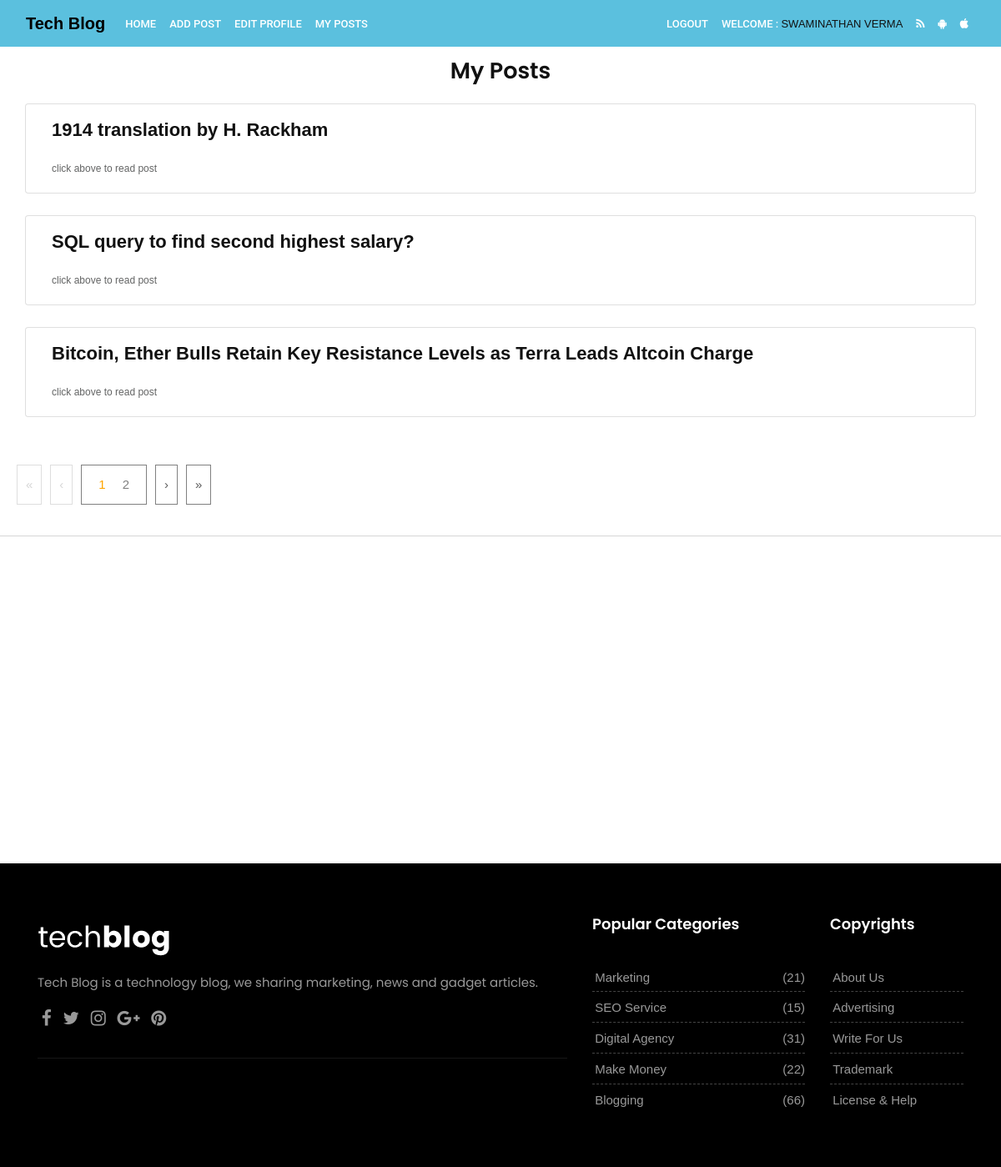
The page /myposts (signed in) on the database its author committed.
### theblog/models.py (models this page shows, shortened)
class Post(models.Model):
    author=models.ForeignKey(User,on_delete=models.CASCADE)
    title=models.CharField(max_length=200)
    header_image=models.ImageField(null=True,blank=True,upload_to="image/")
    snippet=models.CharField(max_length=500, default='click above to read post')
    text=RichTextField()
    creation_date=models.DateTimeField(auto_now_add=True)
    publish_date=models.DateTimeField(auto_now_add=True)
    likes=models.ManyToManyField(User,related_name='post_likes')

### theblog/views.py (the view)
# urls.py: path('myposts',views.MyPostsView.as_view(),name='myposts'),
class MyPostsView(LoginRequiredMixin,ListView):
    login_url = '/members/login/'
    redirect_field_name = 'about'
    context_object_name = 'myposts_list'
    template_name='theblog/myposts.html'
    ordering=['-id']
    def get_queryset(self):
        return Post.objects.filter(author_id=self.request.user)

### templates/theblog/myposts.html (shortened to what this page needs)
{% extends 'theblog/base.html' %}
{% block content %}
<div class="container">
    <h2 class="text-center" style="margin-top: 10px;">My Posts</h2>
  </div>
  <div class="container-fluid">
    <div class="paginate 1">
      {% for post in myposts_list  %}
      <div class="items">
        <div class="container alert-light card">
          <div class="card-body">
            <div class="d-flex  bd-highlight">
              <h3><a href="{% url 'article'  post.pk %}">{{post.title}}</a></h3>
            </div>
            <small>{{post.snippet| safe}}</small>
          </div>
        </div>
      </div>
<br>
{% endfor  %}
<div class="pager">
  <div class="firstPage">&laquo;</div>
  <div class="previousPage">&lsaquo;</div>
  <div class="pageNumbers"></div>
  <div class="nextPage">&rsaquo;</div>
  <div class="lastPage">&raquo;</div>
</div>
</div>
</div>
{% endblock %}

### templates/theblog/base.html (shortened to what this page needs)
{% load static %}
<!doctype html>
<head>
  <link href="https://cdn.jsdelivr.net/npm/bootstrap@5.1.3/dist/css/bootstrap.min.css" rel="stylesheet"
>
  <html lang="en">
  <link href="{%  static 'css/bootstrap.css' %}" rel="stylesheet">
  <link href="{%  static 'css/font-awesome.min.css' %}" rel="stylesheet">
  <link href="{%  static 'css/style.css' %}" rel="stylesheet">
  <link href="{%  static 'css/responsive.css' %}" rel="stylesheet">
  <link href="{%  static 'css/colors.css' %}" rel="stylesheet">
  <link href="{%  static 'css/version/tech.css' %}" rel="stylesheet">
  <link href="https://www.jqueryscript.net/css/jquerysctipttop.css" rel="stylesheet" type="text/css">
</head>
<body>
  <nav class="navbar navbar-expand-lg navbar-dark bg-info">
    <div class="container-fluid">
      <a class="navbar-brand" style="color:black; font-weight: bold;" href="{% url 'home' %}">Tech Blog</a>
      <div class="collapse navbar-collapse space-between" style="  justify-content: space-between;" id="navbarSupportedContent">
      <div>
        <ul class="navbar-nav me-auto mb-2 mb-lg-0">
          <li class="nav-item">
            <a class="nav-link active" aria-current="page" href="{% url 'home' %}">Home</a>
          {% if user.is_authenticated %}
          <li class="nav-item">
            <a class="nav-link active" href="{% url 'add_post' %}">Add Post</a>
          </li>
          <li class="nav-item">
            <a class="nav-link active" href="{% url 'edit_profile' %}">Edit Profile</a>
          </li>
          </li>
          <li class="nav-item">
            <a class="nav-link active" href="{% url 'myposts' %}">My Posts</a>
          </li>
          {% endif %}
        </ul>
      </div>
        <div>
          <ul class="navbar-nav me-auto mb-2 mb-lg-0">
            {% if user.is_authenticated %}
          <li class="nav-item">
            <a class="nav-link active" href="{% url 'logout' %}">Logout</a>
          </li>
          <li class="nav-item">
            <span class="nav-link active">
              Welcome : <a href="{% url 'profile' %}">{{ user.first_name }} {{ user.last_name }}</a> </span>
          </li>
          {% endif %}
            <li class="nav-item">
              <a class="nav-link" href="#"><i class="fa fa-rss"></i></a>
            </li>
            <li class="nav-item">
              <a class="nav-link" href="#"><i class="fa fa-android"></i></a>
            </li>
            <li class="nav-item">
              <a class="nav-link" href="#"><i class="fa fa-apple"></i></a>
            </li>
          </ul>
        </div>
      </div>
    </div>
  </nav>
  {% block content %}
  {% endblock %}
  <hr class="invis">
  <div style="height: 45vh;"></div>
  <footer class="footer">
    <div class="container">
      <div class="row">
        <div class="col-lg-7">
          <div class="widget">
            <div class="footer-text text-left">
              <a href="#"><img src="{%  static 'images/version/tech-footer-logo.png' %}" alt="" class="img-fluid"></a>
              <p>Tech Blog is a technology blog, we sharing marketing, news and gadget articles.</p>
              <div class="social">
                <a href="#" data-toggle="tooltip" data-placement="bottom" title="Facebook"><i
                    class="fa fa-facebook"></i></a>
                <a href="#" data-toggle="tooltip" data-placement="bottom" title="Twitter"><i
                    class="fa fa-twitter"></i></a>
                <a href="#" data-toggle="tooltip" data-placement="bottom" title="Instagram"><i
                    class="fa fa-instagram"></i></a>
                <a href="#" data-toggle="tooltip" data-placement="bottom" title="Google Plus"><i
                    class="fa fa-google-plus"></i></a>
                <a href="#" data-toggle="tooltip" data-placement="bottom" title="Pinterest"><i
                    class="fa fa-pinterest"></i></a>
              </div>
              <hr class="invis">
            </div>
          </div>
        </div>
        <div class="col-lg-3 col-md-12 col-sm-12 col-xs-12">
          <div class="widget">
            <h2 class="widget-title">Popular Categories</h2>
            <div class="link-widget">
              <ul>
                <li><a href="#">Marketing <span>(21)</span></a></li>
                <li><a href="#">SEO Service <span>(15)</span></a></li>
                <li><a href="#">Digital Agency <span>(31)</span></a></li>
                <li><a href="#">Make Money <span>(22)</span></a></li>
                <li><a href="#">Blogging <span>(66)</span></a></li>
              </ul>
            </div>
          </div>
        </div>
        <div class="col-lg-2 col-md-12 col-sm-12 col-xs-12">
          <div class="widget">
            <h2 class="widget-title">Copyrights</h2>
            <div class="link-widget">
              <ul>
                <li><a href="#">About us</a></li>
                <li><a href="#">Advertising</a></li>
                <li><a href="#">Write for us</a></li>
                <li><a href="#">Trademark</a></li>
                <li><a href="#">License & Help</a></li>
              </ul>
            </div>
          </div>
        </div>
      </div>
    </div>
  </footer>
</body>
</html>

### static/style.css (style rules this page uses)
body { font-size: 15px; line-height: 26px; background-color: #ffffff; }
h1, h2, h3, h4, h5, body, p, .topbar-section, .navbar-inverse .navbar-nav .nav-link, .header .dropdown-menu, .navbar-nav .nav-link { font-family: 'Roboto', serif; }
h1, h2, h3, h4, h5, h6 { font-weight: 700; line-height: 1.4; color: #111111; }
h2 { font-size: 27px; line-height: 38px; margin-bottom: 20px }
h3 { font-size: 22px; line-height: 30px; margin-bottom: 17px }
a { color: #111111; }
body, p { color: #5e5e5e; }
p { margin-bottom: 26px; font-size: 15px; line-height: 26px; }
a { text-decoration: none !important; }
.navbar-inverse .navbar-nav .nav-link, .navbar-nav .nav-link { font-size: 15px; font-weight: 500; line-height: 1; padding: 0.9rem 0 0.8rem; text-transform: capitalize; color: #121212; }
.navbar-nav { margin: 0; }
.footer .widget-title { display: table; font-size: 18px; line-height: 1; margin: 0 0 2rem; padding: 0 0 0.5rem; }
.footer { padding: 4rem 0 4rem; }
.footer ul { padding: 0; margin: 0; list-style: none; }
.footer ul li { margin-bottom: 0.3rem; }
.footer ul li:last-child { margin-bottom: 0; }
.footer h5, .footer ul li a { color: #111111; }
.footer a, .footer p, .blog-list-widget small { color: rgba(0, 0, 0, 0.6) !important; }
.footer-text .fa { font-size: 21px; margin: 0 0.3rem; }
hr.invis { border: 0; margin: 2rem 0; }
.footer-text img { max-width: 290px; }
.footer-text p { margin-bottom: 0; padding: 1rem 0 1.2rem; }
.link-widget li { padding: 0.4rem 0.2rem 0.6rem; text-transform: capitalize; line-height: 1; font-weight: 500; position: relative; margin: 0; border-bottom: 1px dashed #dadada; }
.link-widget li:last-child { border-bottom: 0 dashed #dadada; }
.link-widget li span { position: absolute; right: 0; }

### static/css/colors.css (style rules this page uses)
.footer .widget-title { border-color: #3197d6; }

### static/css/version/tech.css (style rules this page uses)
body { background-color: #ffffff; }
h1, h2, h3, h4, h5, body, .navbar-toggleable-md .navbar-nav .nav-link, .market-header, .btn, .dropdown-item, .form-control, p { font-family: 'Poppins', serif !important; }
h1, h2, h3, h4, h5 { font-weight: 600; }
.navbar-inverse .navbar-nav .nav-link, .navbar-nav .nav-link { color: #ffffff !important; font-size: 13px; font-weight: 500; line-height: 1; text-transform: uppercase; }
.footer { background-color: #000000; background-image: none; }
.footer .widget-title { color: #ffffff !important; }
.footer p { color: #999999 !important; }
.footer a { color: #999999 !important; }
.footer .link-widget li { border-color: #444; }

### templates/theblog/base.html (style rules this page uses)
* { font-family: sans-serif; }
.pager div { float: left; border: 1px solid gray; margin: 5px; padding: 10px; }
.pager div.disabled { opacity: 0.25; }
.pager { overflow: hidden; }

### rows shown on the page
Post: title "1914 translation by H. Rackham", snippet "click above to read post"
Post: title "SQL query to find second highest salary?", snippet "click above to read post"
Post: title "Bitcoin, Ether Bulls Retain Key Resistance Levels as Terra Leads Altcoin Charge", snippet "click above to read post"

### other values the page prints
{{ user.first_name }} "SWAMINATHAN"
{{ user.last_name }} "VERMA"
